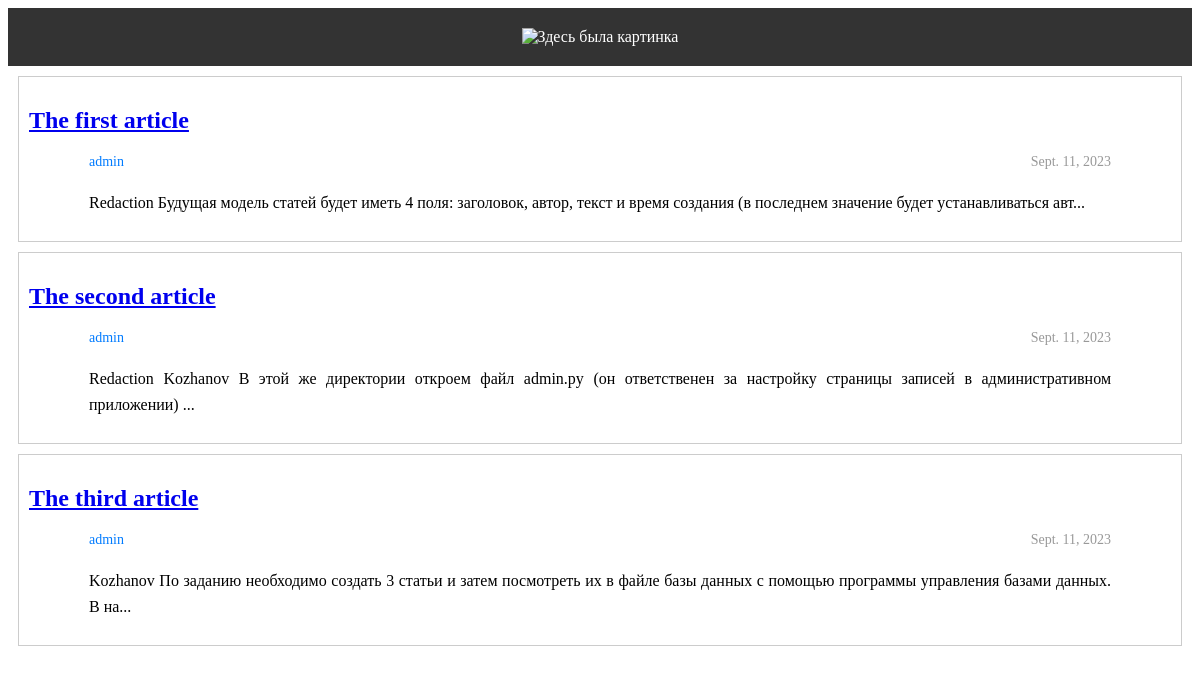
/articles/, run on an earlier commit of the app's database.
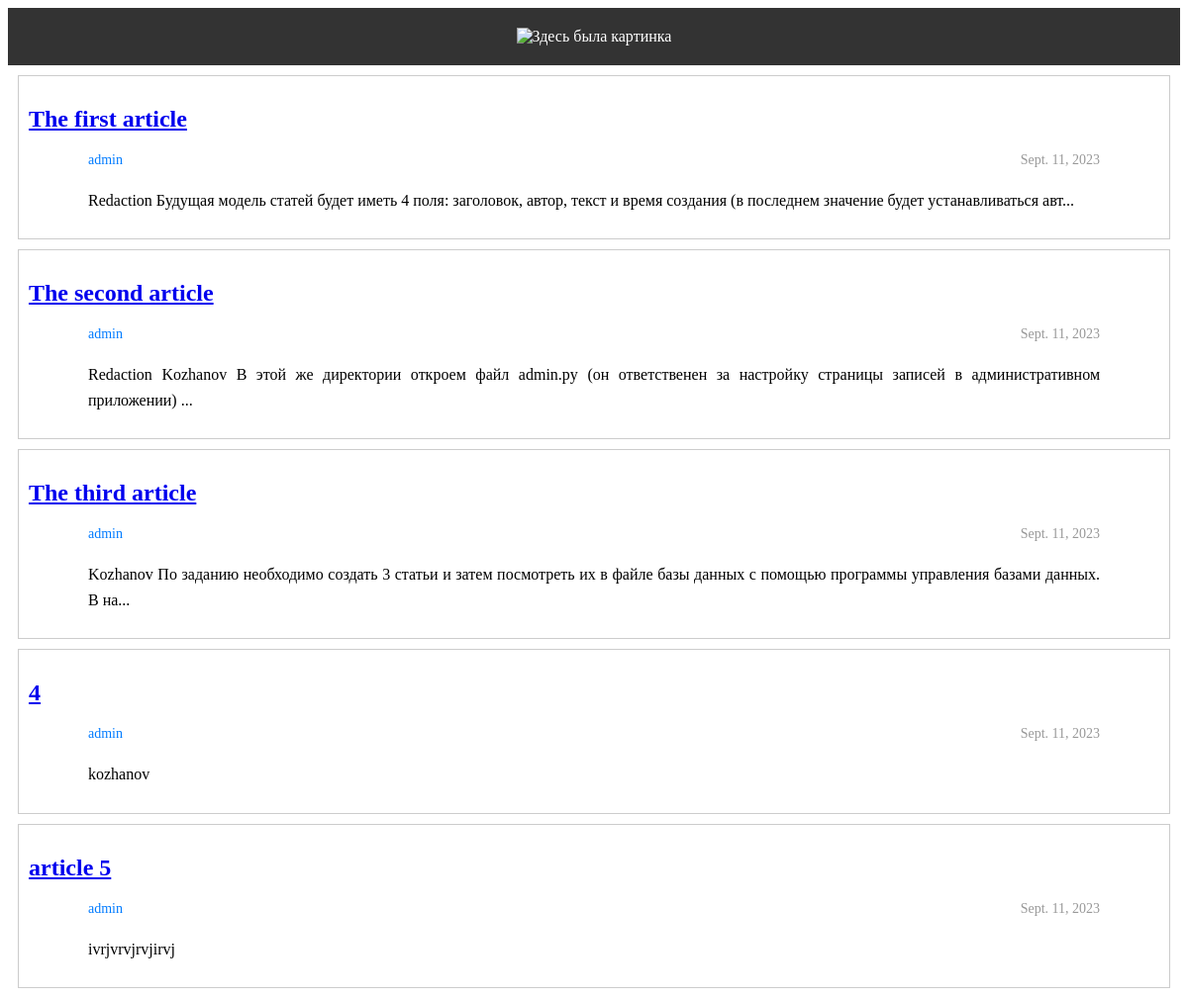
And on a later commit of the database.
### articles/models.py (models this page shows, shortened)
class Article(models.Model):
    title = models.CharField(max_length=200)
    author = models.ForeignKey(User, on_delete=models.CASCADE)
    text = models.TextField()
    created_date = models.DateField(auto_now_add = True)
    def get_excerpt (self):
        return self.text[:140] + "..." if len(self.text) > 140 else self.text

### articles/views.py (the view)
# urls.py: path('', views.hello2, name='hello2'),
def hello2(request):
    articles = Article.objects.all()
    context = {'articles': articles}
    return render(request, 'articles/archive.html', context)

### articles/templates/articles/archive.html (shortened to what this page needs)
{% load static %}
<!DOCTYPE html>
<html>
<head>
    <link rel="stylesheet" type="text/css" href="{% static 'css/styles2.css' %}">
</head>
<body>
    <div class="header">
        <img src="https://is.gd/0qjA0j" alt="Здесь была картинка">
    </div>
    {% for article in articles %}
    <div class="one-post">
        <h2 class="article-title">
        <a href="{% url 'article_detail' article.id %}">{{ article.title }}</a>
    </h2>
        <div class="article-info">
            <div class="article-author">
                {{ article.author.username }}
            </div>
            <div class="article-created-date">
                {{ article.created_date }}
            </div>
        </div>
        <p class="article-text">
            {{ article.get_excerpt }}
        </p>
    </div>
    {% endfor %}
</body>
</html>

### articles/static/css/styles2.css (style rules this page uses)
img { height: 60px; }
.header { background-color: #333; color: #fff; text-align: center; padding: 20px; }
.one-post { border: 1px solid #ccc; margin: 10px; padding: 10px; }
.article-info { display: flex; justify-content: space-between; font-size: 14px; }
.article-author { color: #007bff; margin-right: 10px; padding: 0 60px; }
.article-created-date { color: #999; padding: 0 60px; }
.article-text { font-size: 16px; line-height: 1.6; margin-top: 20px; padding: 0 60px; text-align: justify; }

What changed in the data, as far as the page shows it:
added Article: title "4", author.username "admin", created_date "Sept. 11, 2023", get_excerpt "kozhanov"
added Article: title "article 5", author.username "admin", created_date "Sept. 11, 2023", get_excerpt "ivrjvrvjrvjirvj"
